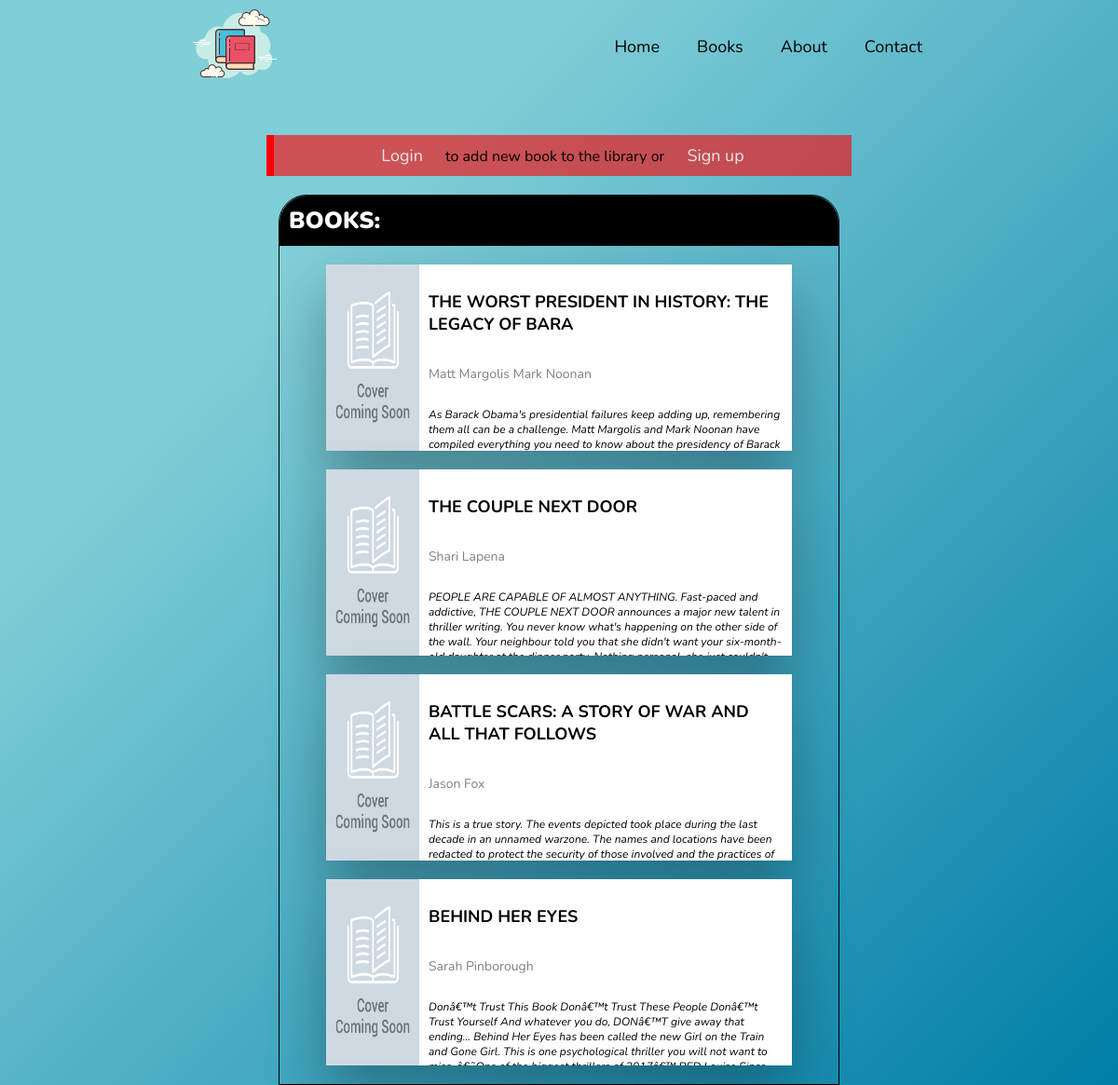
The page /books.php on the database its author committed.
### tables this page shows
CREATE TABLE `books` (
  `id` int(11) NOT NULL,
  `title` varchar(50) NOT NULL,
  `author` text NOT NULL,
  `year` int(4) NOT NULL,
  `edition` varchar(20) NOT NULL,
  `isbn` varchar(20) NOT NULL,
  `storage` int(11) NOT NULL,
  `description` text NOT NULL
);

### books.php (the view)
<?php
  require "header.php"
?>
<section>
     <?php
     if (isset($_SESSION['uservalue'])) {
          if (isset($_GET["book"])) {
               if ($_GET["book"]=="registered") {
     ?>
     <div class="greennote">
          <div class="name">
               Book registered successfully - <a href="book-register.php">Add another one</a>
          </div>
     </div>
     <?php
               }
          }else{
     ?>
     <div class="greennote">
          <div class="name">
               <a href="book-register.php">Add a new book to the library</a>
          </div>
     </div>
     <?php
          }
     ?>
     <div class="sectionnewbooks">
          <div class="sectiontitle">
               BOOKS:
          </div>
          <div class="newbooks">
     <?php
     $sql="SELECT * FROM books;";
     $result = mysqli_query($connect, $sql);
     $resultcheck=mysqli_num_rows($result);
     if ($resultcheck>0) {
          while ($row=mysqli_fetch_assoc($result)) {
          echo "<div class='bookwrapper'><img src='img/cover-default.png' alt='book cover'><div class='description'><p class='booktitle'>".$row["title"]."</p><p class='bookauthor'>". $row["author"]."</p><p class='booksummary'>".$row["description"]."</p></div></div>";
          }
     }
          ?>
          </div>
     </div>
     <?php
}else{
     ?>
     <div class="rednote">
          <?php
          echo '<a href="login.php">Login</a> to add new book to the library or
               <a href="signup.php">Sign up</a>';
               ?>
       </div>
      <div class="sectionnewbooks">
           <div class="sectiontitle">
                BOOKS:
           </div>
           <div class="newbooks">
     <?php
     $sql="SELECT * FROM books;";
     $result = mysqli_query($connect, $sql);
     $resultcheck=mysqli_num_rows($result);
     if ($resultcheck>0) {
          while ($row=mysqli_fetch_assoc($result)) {
          echo "<div class='bookwrapper'><img src='img/cover-default.png' alt='book cover'><div class='description'><p class='booktitle'>".$row["title"]."</p><p class='bookauthor'>". $row["author"]."</p><p class='booksummary'>".$row["description"]."</p></div></div>";
     }
     }
     ?>
     </div>
</div>
<?php
};
     ?>
</section>
<?php
require "footer.php"
?>

### header.php (shortened to what this page needs)
<html lang="en">
<head>
    <link rel="stylesheet" type="text/css" href="index.css">
</head>
<body>
  <header>
    <div class="container">
      <div class="icon">
        <a href="index.php">
        <img class="pageicon" src="img/icon.png" alt="mylib icon"></a>
      </div>
      <div class="menu">
          <a href="index.php">Home</a>
          <a href="books.php"> Books</a>
          <a href="#">About</a>
          <a href="#">Contact</a>
      </div>
    </div>
  </header>

### footer.php
</body>
</html>

### index.css (style rules this page uses)
html,body { background-color: #007ea7; background-image: linear-gradient(315deg, #007ea7 0%, #80ced7 74%);; font-family: 'Nunito', sans-serif; margin: 0; width: 100%; }
a { text-decoration: none; color: #E8E8E8; font-size: 18px; margin: 20px; }
header { height: 125px; width: 100%; }
.container { max-width:70%; display: flex; flex-wrap: wrap; flex-direction: row; justify-content: space-between; text-align: center; margin: auto; }
.pageicon { box-sizing: border-box; height: auto; max-width: 100%; vertical-align: middle; border-style: none; }
.menu { display: flex; flex-wrap: wrap; flex-direction: row; margin:10px; width: auto; justify-content: space-between !important; align-items: center !important; font-weight: 400; box-sizing: border-box; line-height: 1.5; text-align: center; }
.menu>a { text-decoration: none; color: black; font-size: 18px; margin: 20px; }
.rednote { background-color: rgba(255, 1, 1, 0.6); border-left: 8px solid red; max-width: 50%; height:auto; margin: 20px auto; padding: 10px; text-align: center; }
.sectionnewbooks { background-color: transparent; width: 100%; max-width: 50%; margin: auto; border-top-right-radius: 30px; border-top-left-radius: 30px; border: 1px solid black; }
.sectiontitle { background-color: black; width: 100%; padding: 10px; box-sizing: border-box; border-top-right-radius: 30px; border-top-left-radius: 30px; color: white; font-size: 25px; font-weight: 900; }
.newbooks { background-color: transparent; width: 100%; padding: 0 50px; box-sizing: border-box; }
.bookwrapper { margin: 20px auto; box-sizing:inherit; position: relative; text-align: left; height: auto; display: flex; flex-direction: row; align-items: center; justify-content: flex-start; background: #fff; width: 100%; max-width: 100%; -webkit-box-shadow: 0 30px 60px 0 rgba(0,0,0,0.3); box-shadow: 0 30px 60px 0 rgba(0,0,0,0.3); overflow-y: scroll; }
.bookwrapper>img { height: 200px; width: 20%; }
.description { width: 80%; padding: 10px; display: flex; flex-direction: column; justify-content: flex-start; align-items: flex-start; flex-wrap: nowrap; height: 180px; }
.booktitle { font-size: 18px; text-transform: uppercase; color: black; font-weight: bolder; }
.bookauthor { font-size: 14px; color: gray; }
.booksummary { font-size: 12px; font-style: italic; }

### rows shown on the page
books: title "THE WORST PRESIDENT IN HISTORY: THE LEGACY OF BARA", author "Matt Margolis Mark Noonan", description "As Barack Obama's presidential failures keep adding up, remembering them all can be a challenge. Matt Margolis and Mark Noonan have compiled everything you need to know about the presidency of Barack…"
books: title "THE COUPLE NEXT DOOR", author "Shari Lapena", description "PEOPLE ARE CAPABLE OF ALMOST ANYTHING. Fast-paced and addictive, THE COUPLE NEXT DOOR announces a major new talent in thriller writing. You never know what's happening on the other side of the wall. Your neighbour told you that she didn't want your…"
books: title "BATTLE SCARS: A STORY OF WAR AND ALL THAT FOLLOWS", author "Jason Fox", description "This is a true story. The events depicted took place during the last decade in an unnamed warzone. The names and locations have been redacted to protect the security of those involved and the practices of…"
books: title "BEHIND HER EYES", author "Sarah Pinborough", description "Donâ€™t Trust This Book Donâ€™t Trust These People Donâ€™t Trust Yourself And whatever you do, DONâ€™T give away that ending... Behind Her Eyes has been called the new Girl on the Train and Gone Girl. This is one psychological thriller you will not want to…"
